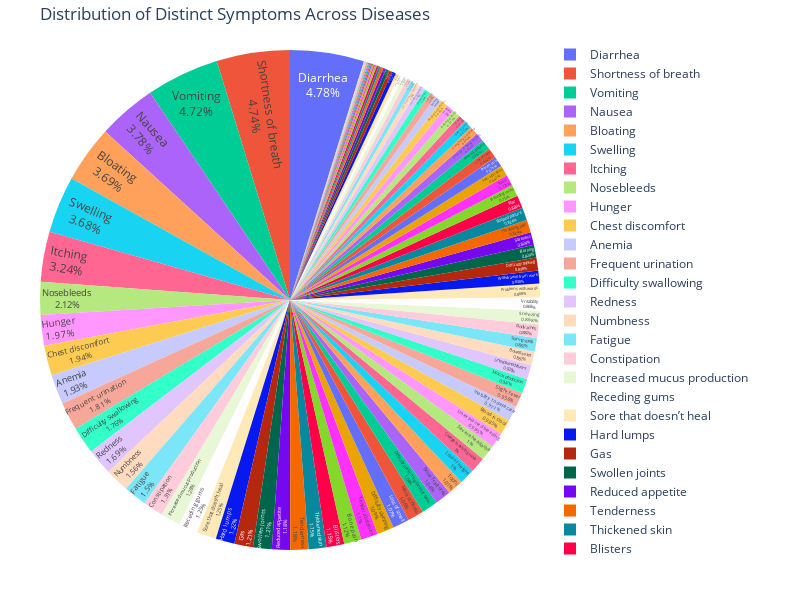

Notebook code cell kept with this figure:
### Markdown cell above
#### Distribution of Symptoms:

### Code cell
import plotly.express as px

# Create an interactive pie chart
fig = px.pie(
    symptom_distribution,
    names=symptom_distribution.index,
    values='Count',
    title="Distribution of Distinct Symptoms Across Diseases",
    hover_data=['Count'],
    labels={'index':'Symptoms', 'Count':'Number of Instances'}
)

# Adjust the size of the pie chart to be manageable
fig.update_traces(textposition='inside', textinfo='percent+label')
fig.update_layout(
    margin=dict(t=40, b=40, l=40, r=40),  # Adjust margins to keep the chart from being too big
    height=600,  # Adjust the height
    width=800  # Adjust the width
)

# Show the interactive pie chart
fig.show()

### Figure 1 — Plotly figure (JSON) as saved in the notebook; plotly's stock layout.template omitted (floating-point values rounded to 4 significant figures)
{"data": [{"customdata": [[325], [322], [321], [257], [251], [250], [220], [144], [134], [132], [131], [123], [120], [115], [106], [102], [89], [87], [85], [85], [83], [82], [82], [80], [80], [78], [78], [76], [75], [74], [73], [72], [71], [71], [69], [68], [68], [68], [67], [67], [66], [65], [64], [63], [60], [60], [60], [59], [59], [59], [57], [57], [56], [56], [56], [56], [56], [51], [49], [47], [46], [45], [45], [39], [37], [36], [35], [35], [34], [33], [31], [28], [28], [25], [24], [20], [20], [19], [18], [17], [17], [16], [14], [12], [12], [9], [9], [8], [6], [6], [6], [5], [4], [4], [4], [2], [2], [2], [2], [1], [1], [1], [1], [1], [1], [1], [1]], "domain": {"x": [0, 1], "y": [0, 1]}, "hovertemplate": "Symptoms=%{label}<br>Number of Instances=%{customdata[0]}<extra></extra>", "labels": ["Diarrhea", "Shortness of breath", "Vomiting", "Nausea", "Bloating", "Swelling", "Itching", "Nosebleeds", "Hunger", "Chest discomfort", "Anemia", "Frequent urination", "Difficulty swallowing", "Redness", "Numbness", "Fatigue", "Constipation", "Increased mucus production", "Receding gums", "Sore that doesn’t heal", "Hard lumps", "Gas", "Swollen joints", "Reduced appetite", "Tenderness", "Thickened skin", "Blisters", "Bone pain", "Tender abdomen", "Difficulty sleeping", "Loss of smell", "Neck stiffness", "Difficulty performing familiar tasks", "Bone fractures", "Tophi", "Loss of height", "Change in existing mole", "Severe headache", "Unexplained bleeding", "Blood in stool", "Inability to defecate", "Slight fever", "Mucus production", "Unexplained fevers", "Bowel issues", "Staring spells", "Body aches", "Sneezing", "Irritability", "Problems with words", "Withdrawal from work", "Difficulty thinking", "Burning", "Soreness", "Throbbing pain", "Stooped posture", "Fear", "Bleeding mole", "Rash", "Skin infections", "Pneumonia", "Loss of taste", "Morning stiffness", "Change in bowel habits", "Coughing up blood", "Rapid pulse", "Tremor", "Increased thirst", "Aura", "Misplacing things", "Belching", "Jaw pain", "Unconsciousness", "Pain during urination", "Loss of automatic movements", "Mild fever", "Fullness", "Weakness", "Frequent infections", "Congestion", "Irregular heartbeat", "Difficulty walking", "Depression", "Stiff joints", "Butterfly-shaped rash", "Sensitivity to light", "Mouth sores", "Easy bruising", "Bladder issues", "Anxiety", "Writing changes", "Persistent cough", "Chest pain", "Swollen lymph nodes", "Double vision", "Hair loss", "Pigment spread", "Headache", "Limited range of motion", "Seizures", "Skin changes", "Persistent pain", "Redness in joints", "Lump or swelling", "Poor judgment", "Swelling in ankles", "Pale skin"], "legendgroup": "", "name": "", "showlegend": true, "textinfo": "percent+label", "textposition": "inside", "type": "pie", "values": [325, 322, 321, 257, 251, 250, 220, 144, 134, 132, 131, 123, 120, 115, 106, 102, 89, 87, 85, 85, 83, 82, 82, 80, 80, 78, 78, 76, 75, 74, 73, 72, 71, 71, 69, 68, 68, 68, 67, 67, 66, 65, 64, 63, 60, 60, 60, 59, 59, 59, 57, 57, 56, 56, 56, 56, 56, 51, 49, 47, 46, 45, 45, 39, 37, 36, 35, 35, 34, 33, 31, 28, 28, 25, 24, 20, 20, 19, 18, 17, 17, 16, 14, 12, 12, 9, 9, 8, 6, 6, 6, 5, 4, 4, 4, 2, 2, 2, 2, 1, 1, 1, 1, 1, 1, 1, 1]}], "layout": {"height": 600, "legend": {"tracegroupgap": 0}, "margin": {"b": 40, "l": 40, "r": 40, "t": 40}, "title": {"text": "Distribution of Distinct Symptoms Across Diseases"}, "width": 800}}
